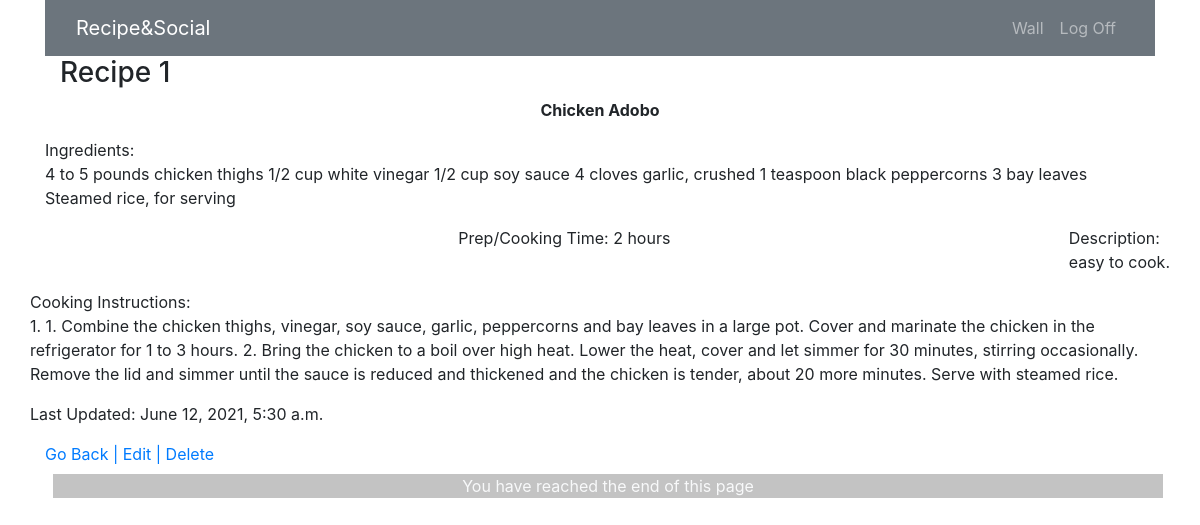
/recipes/1 (signed in), run on the app's committed database.
### recipeandsocial_app/models.py (models this page shows)
class Recipe(models.Model):
  recipe_name = models.CharField(max_length=255)
  ingredients = models.CharField(max_length=255)
  cooking_instruction = models.TextField(max_length=2000)
  desc = models.TextField()
  duration = models.IntegerField()
  user = models.ForeignKey(User, related_name="recipes", on_delete=models.CASCADE)
  created_at = models.DateTimeField(auto_now_add=True, null=True)
  updated_at = models.DateTimeField(auto_now=True, null=True)
  likes = models.ManyToManyField(User, related_name="likes")
  objects = RecipeManager()

### recipeandsocial_app/views.py (the view)
# urls.py: path('recipes/<int:recipe_id>', views.recipe_info),
def recipe_info(request, recipe_id):
    recipe_info = Recipe.objects.get(id=recipe_id)
    context = {
        "recipe": recipe_info,
    }
    return render(request, 'recipe_info.html', context)

### recipeandsocial_app/templates/recipe_info.html (shortened to what this page needs)
<!DOCTYPE html>
<html lang="en">
<head>
    <link rel="stylesheet" href="https://maxcdn.bootstrapcdn.com/bootstrap/4.0.0/css/bootstrap.min.css"
>
</head>
<body>
    <div class="container mx-auto">
        <nav class="navbar navbar-expand-sm bg-secondary navbar-dark">
            <div class="col-sm-4 col-md-4">
                <a class="navbar-brand" href="/recipes">Recipe&Social</a>
            </div>
            <div class="col">
                <ul class="navbar-nav float-sm-right">
                  <li class="nav-item">
                      <a class="nav-link" href="/recipes/wall">Wall</a>
                  </li>
                  <li class="nav-item">
                      <a class="nav-link" href="/logout">Log Off</a>
                  </li>
                </ul>
            </div>
        </nav>
        <div class="row mx-auto">
            <div class="col-sm-4 col-md-4 justify-items">
                <h3>Recipe {{ recipe.id }}</h3>
            </div>
        </div>
        <div class="row mx-auto">
            <div class="row mx-auto">
                <p><strong> {{ recipe.recipe_name }}</strong></p>
            </div>
            <div class="row mx-auto">
                <p>Ingredients: <br>{{ recipe.ingredients }}</p>
            </div>
            <div class="row mx-auto">
                <p>Prep/Cooking Time: {{ recipe.duration }} hours</p>
            </div><br>
            <div class="row">
                <p>Description: <br>{{ recipe.desc }}</p>
            </div>
            <div class="row">
                <p>Cooking Instructions: <br>{{ recipe.cooking_instruction }}</p><br>
                <p>Last Updated: {{ recipe.updated_at }}</p>
            </div>
        </div>
        {% if request.session.user_id == recipe.user.id %}
        <a href="/recipes">Go Back | </a>
        <a href="/recipes/{{ recipe.id }}/edit">Edit | </a>
        <a href="/recipes/{{ recipe.id }}/destroy">Delete</a>
        {% else %}
        <a href="/recipes/wall">Go Home</a>
        {% endif %}
        <div class="container-fluid text-center text-light m-2" style= "background-color:rgb(195 195 195);">You have reached the end of this page</div>
    </div>
</body>
</html>

### data on the page
Recipe: id "1", recipe_name "Chicken Adobo", ingredients "4 to 5 pounds chicken thighs 1/2 cup white vinegar 1/2 cup soy sauce 4 cloves garlic, crushed 1 teaspoon black peppercorns 3 bay leaves Steamed rice, for serving", duration "2", desc "easy to cook.", cooking_instruction "1. 1. Combine the chicken thighs, vinegar, soy sauce, garlic, peppercorns and bay leaves in a large pot. Cover and marinate the chicken in the refrigerator for 1 to 3 hours. 2. Bring the chicken to a boil over high heat. Lower the heat, cover and let simmer for 30 minutes, stirring occasionally. Remove the lid and simmer until the sauce is reduced and thickened and the chicken is tender, about 20 more minutes. Serve with steamed rice.", updated_at "June 12, 2021, 5:30 a.m."
